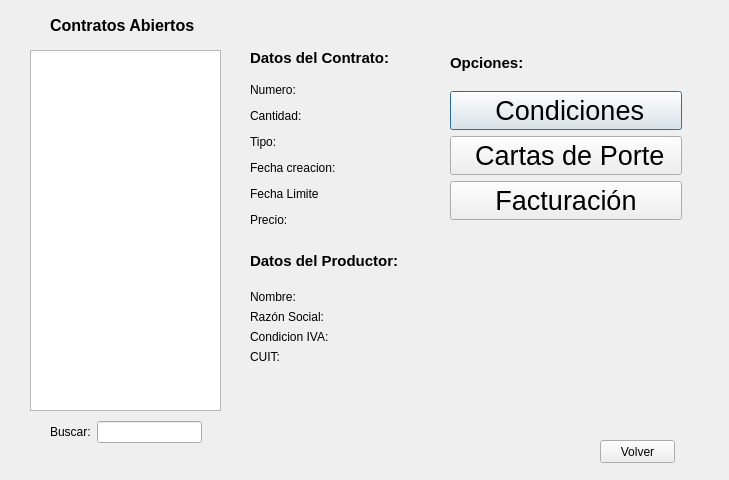
<?xml version="1.0" encoding="UTF-8"?>
<ui version="4.0">
 <class>GUI_Contratos_Abiertos</class>
 <widget class="QDialog" name="GUI_Contratos_Abiertos">
  <property name="geometry">
   <rect>
    <x>0</x>
    <y>0</y>
    <width>729</width>
    <height>480</height>
   </rect>
  </property>
  <property name="windowTitle">
   <string>Dialog</string>
  </property>
  <property name="styleSheet">
   <string notr="true"/>
  </property>
  <widget class="QListView" name="listView">
   <property name="geometry">
    <rect>
     <x>30</x>
     <y>50</y>
     <width>191</width>
     <height>361</height>
    </rect>
   </property>
  </widget>
  <widget class="QLabel" name="label">
   <property name="geometry">
    <rect>
     <x>50</x>
     <y>10</y>
     <width>161</width>
     <height>31</height>
    </rect>
   </property>
   <property name="font">
    <font>
     <pointsize>12</pointsize>
     <weight>75</weight>
     <bold>true</bold>
    </font>
   </property>
   <property name="text">
    <string>Contratos Abiertos</string>
   </property>
  </widget>
  <widget class="QLabel" name="label_3">
   <property name="geometry">
    <rect>
     <x>250</x>
     <y>240</y>
     <width>161</width>
     <height>41</height>
    </rect>
   </property>
   <property name="font">
    <font>
     <pointsize>11</pointsize>
     <weight>75</weight>
     <bold>true</bold>
    </font>
   </property>
   <property name="text">
    <string>Datos del Productor:</string>
   </property>
  </widget>
  <widget class="QLabel" name="label_10">
   <property name="geometry">
    <rect>
     <x>250</x>
     <y>50</y>
     <width>151</width>
     <height>16</height>
    </rect>
   </property>
   <property name="font">
    <font>
     <pointsize>11</pointsize>
     <weight>75</weight>
     <bold>true</bold>
    </font>
   </property>
   <property name="text">
    <string>Datos del Contrato:</string>
   </property>
  </widget>
  <widget class="QLabel" name="label_15">
   <property name="geometry">
    <rect>
     <x>480</x>
     <y>350</y>
     <width>238</width>
     <height>36</height>
    </rect>
   </property>
   <property name="text">
    <string/>
   </property>
  </widget>
  <widget class="QWidget" name="layoutWidget">
   <property name="geometry">
    <rect>
     <x>450</x>
     <y>40</y>
     <width>232</width>
     <height>180</height>
    </rect>
   </property>
   <layout class="QVBoxLayout" name="verticalLayout_5">
    <item>
     <widget class="QLabel" name="label_16">
      <property name="font">
       <font>
        <pointsize>11</pointsize>
        <weight>75</weight>
        <bold>true</bold>
        <underline>false</underline>
       </font>
      </property>
      <property name="text">
       <string>Opciones:</string>
      </property>
     </widget>
    </item>
    <item>
     <layout class="QVBoxLayout" name="verticalLayout_4">
      <item>
       <widget class="QPushButton" name="cond">
        <property name="font">
         <font>
          <pointsize>20</pointsize>
         </font>
        </property>
        <property name="text">
         <string> Condiciones</string>
        </property>
       </widget>
      </item>
      <item>
       <widget class="QPushButton" name="CpGo">
        <property name="font">
         <font>
          <pointsize>20</pointsize>
         </font>
        </property>
        <property name="text">
         <string> Cartas de Porte</string>
        </property>
       </widget>
      </item>
      <item>
       <widget class="QPushButton" name="fact">
        <property name="font">
         <font>
          <pointsize>20</pointsize>
         </font>
        </property>
        <property name="text">
         <string>Facturación</string>
        </property>
       </widget>
      </item>
     </layout>
    </item>
   </layout>
  </widget>
  <widget class="QWidget" name="layoutWidget">
   <property name="geometry">
    <rect>
     <x>50</x>
     <y>420</y>
     <width>152</width>
     <height>24</height>
    </rect>
   </property>
   <layout class="QHBoxLayout" name="horizontalLayout">
    <item>
     <widget class="QLabel" name="label_17">
      <property name="text">
       <string>Buscar:</string>
      </property>
     </widget>
    </item>
    <item>
     <widget class="QLineEdit" name="lineEdit"/>
    </item>
   </layout>
  </widget>
  <widget class="QPushButton" name="pushButton_2">
   <property name="geometry">
    <rect>
     <x>600</x>
     <y>440</y>
     <width>75</width>
     <height>23</height>
    </rect>
   </property>
   <property name="text">
    <string>Volver</string>
   </property>
  </widget>
  <widget class="QWidget" name="layoutWidget">
   <property name="geometry">
    <rect>
     <x>250</x>
     <y>80</y>
     <width>164</width>
     <height>150</height>
    </rect>
   </property>
   <layout class="QHBoxLayout" name="horizontalLayout_2">
    <item>
     <layout class="QVBoxLayout" name="verticalLayout_2">
      <item>
       <widget class="QLabel" name="label_6">
        <property name="text">
         <string>Numero:</string>
        </property>
       </widget>
      </item>
      <item>
       <widget class="QLabel" name="label_2">
        <property name="text">
         <string>Cantidad:</string>
        </property>
       </widget>
      </item>
      <item>
       <widget class="QLabel" name="label_8">
        <property name="text">
         <string>Tipo:</string>
        </property>
       </widget>
      </item>
      <item>
       <widget class="QLabel" name="label_4">
        <property name="text">
         <string>Fecha creacion:</string>
        </property>
       </widget>
      </item>
      <item>
       <widget class="QLabel" name="label_5">
        <property name="text">
         <string>Fecha Limite</string>
        </property>
       </widget>
      </item>
      <item>
       <widget class="QLabel" name="label_7">
        <property name="text">
         <string>Precio:</string>
        </property>
       </widget>
      </item>
     </layout>
    </item>
    <item>
     <layout class="QVBoxLayout" name="verticalLayout_6">
      <item>
       <widget class="QLabel" name="numero">
        <property name="text">
         <string/>
        </property>
       </widget>
      </item>
      <item>
       <widget class="QLabel" name="cantidad">
        <property name="text">
         <string/>
        </property>
       </widget>
      </item>
      <item>
       <widget class="QLabel" name="tipo">
        <property name="text">
         <string/>
        </property>
       </widget>
      </item>
      <item>
       <widget class="QLabel" name="fechaCreacion">
        <property name="text">
         <string/>
        </property>
       </widget>
      </item>
      <item>
       <widget class="QLabel" name="fechaLimite">
        <property name="text">
         <string/>
        </property>
       </widget>
      </item>
      <item>
       <widget class="QLabel" name="precio">
        <property name="text">
         <string/>
        </property>
       </widget>
      </item>
     </layout>
    </item>
   </layout>
  </widget>
  <widget class="QWidget" name="layoutWidget">
   <property name="geometry">
    <rect>
     <x>250</x>
     <y>290</y>
     <width>152</width>
     <height>74</height>
    </rect>
   </property>
   <layout class="QHBoxLayout" name="horizontalLayout_3">
    <item>
     <layout class="QVBoxLayout" name="verticalLayout_3">
      <item>
       <widget class="QLabel" name="label_13">
        <property name="text">
         <string>Nombre:</string>
        </property>
       </widget>
      </item>
      <item>
       <widget class="QLabel" name="label_14">
        <property name="text">
         <string>Razón Social:</string>
        </property>
       </widget>
      </item>
      <item>
       <widget class="QLabel" name="label_11">
        <property name="text">
         <string>Condicion IVA:</string>
        </property>
       </widget>
      </item>
      <item>
       <widget class="QLabel" name="label_12">
        <property name="text">
         <string>CUIT:</string>
        </property>
       </widget>
      </item>
     </layout>
    </item>
    <item>
     <layout class="QVBoxLayout" name="verticalLayout_7">
      <item>
       <widget class="QLabel" name="nombre">
        <property name="text">
         <string/>
        </property>
       </widget>
      </item>
      <item>
       <widget class="QLabel" name="razsoc">
        <property name="text">
         <string/>
        </property>
       </widget>
      </item>
      <item>
       <widget class="QLabel" name="condIVA">
        <property name="text">
         <string/>
        </property>
       </widget>
      </item>
      <item>
       <widget class="QLabel" name="cuit">
        <property name="text">
         <string/>
        </property>
       </widget>
      </item>
     </layout>
    </item>
   </layout>
  </widget>
 </widget>
 <resources/>
 <connections/>
</ui>
